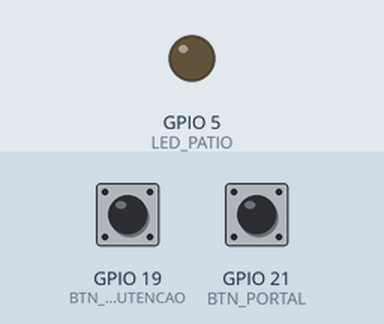
Bench run of a sketch on a simulated ESP32. Shown: output pins drawn as LEDs (lit = HIGH). Dashed ring = blinking. Inputs (shaded band) come from the test bench; at power-on: GPIO 21 (BTN_PORTAL) HIGH, GPIO 19 (BTN_MANUTENCAO) HIGH. WiFi joins after 1.5 s; servers stay silent unless stated; no MQTT or app messages arrive unless stated; what the sketch prints to the serial monitor is not drawn.

Above: at 2.7 s.
2.8 s: GPIO 21 (BTN_PORTAL) pulled LOW for 3.2 s
At 6.2 s:
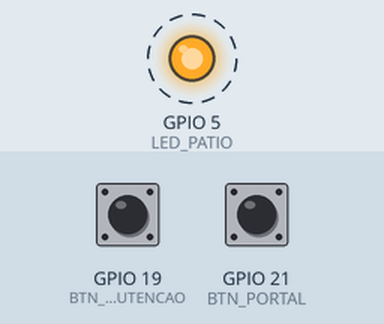
11.6 s: GPIO 21 (BTN_PORTAL) pulled LOW for 0.15 s
At 12.8 s:
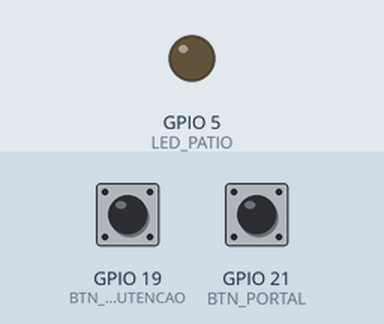
Timing chart, 0 to 14.2 s (numbered marks = the images above; inputs shaded):
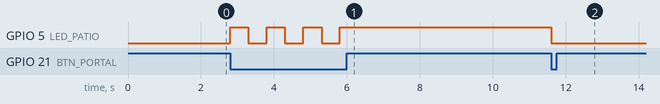

The sketch:

sketch.ino
```cpp
#include <WiFi.h>
#include <PubSubClient.h>

// ========================
// Configurações WiFi
// ========================
const char* ssid = "Wokwi-GUEST";
const char* password = "";

// ========================
// Configurações MQTT
// ========================
const char* mqttServer = "broker.hivemq.com";
const int mqttPort = 1883;

WiFiClient espClient;
PubSubClient client(espClient);

// ========================
// Pinos
// ========================
#define BTN_PORTAL 21
#define BTN_MANUTENCAO 19
#define LED_PATIO 5

// ========================
// Estado da moto
// ========================
String motoId = "moto-001";
String statusMoto = "fora_patio"; // inicial

// ========================
// Setup
// ========================
void setup() {
  Serial.begin(115200);

  pinMode(BTN_PORTAL, INPUT_PULLUP);
  pinMode(BTN_MANUTENCAO, INPUT_PULLUP);
  pinMode(LED_PATIO, OUTPUT);

  WiFi.begin(ssid, password);
  Serial.print("Conectando ao WiFi");
  while (WiFi.status() != WL_CONNECTED) {
    delay(500);
    Serial.print(".");
  }
  Serial.println("\n✅ WiFi conectado!");

  client.setServer(mqttServer, mqttPort);

  Serial.println("🚀 Dispositivo PUBLISHER iniciado!");
}

// ========================
// Reconexão MQTT
// ========================
void reconnect() {
  while (!client.connected()) {
    Serial.print("Conectando ao broker MQTT...");
    if (client.connect("MotthruPublisher")) {
      Serial.println(" conectado!");
    } else {
      Serial.print(" falhou, rc=");
      Serial.print(client.state());
      Serial.println(" tentando novamente em 5s");
      delay(5000);
    }
  }
}

// ========================
// Publicar mensagem
// ========================
void publishStatus(const char* topic, const char* msg) {
  if (client.publish(topic, msg)) {
    Serial.print("📤 Publicado em ");
    Serial.print(topic);
    Serial.print(": ");
    Serial.println(msg);
  } else {
    Serial.println("❌ Falha ao publicar");
  }
}

// ========================
// Loop principal
// ========================
void loop() {
  if (!client.connected()) {
    reconnect();
  }
  client.loop();

  // Botão portal → entrada/saída
  if (digitalRead(BTN_PORTAL) == LOW) {
    if (statusMoto == "fora_patio") {
      statusMoto = "no_patio";
      publishStatus("motthru/portal", "entrada");
      digitalWrite(LED_PATIO, HIGH);
    } else {
      statusMoto = "fora_patio";
      publishStatus("motthru/portal", "saida");
      digitalWrite(LED_PATIO, LOW);
    }
    delay(500); // debounce
  }

  // Botão manutenção → alterna manutenção/pronta
  if (digitalRead(BTN_MANUTENCAO) == LOW) {
    if (statusMoto != "em_manutencao") {
      statusMoto = "em_manutencao";
      publishStatus("motthru/manutencao", "manutencao");
    } else {
      statusMoto = "pronta";
      publishStatus("motthru/manutencao", "pronta");
    }
    delay(500); // debounce
  }
}
```

Measured:
- after the input at 2.8 s, GPIO 5 (LED_PATIO): alternates HIGH for 0.50 s and LOW for 0.50 s, 7 changes in all, then stays HIGH, starting at once
- after the input at 11.6 s, GPIO 5 (LED_PATIO): HIGH → LOW at once
